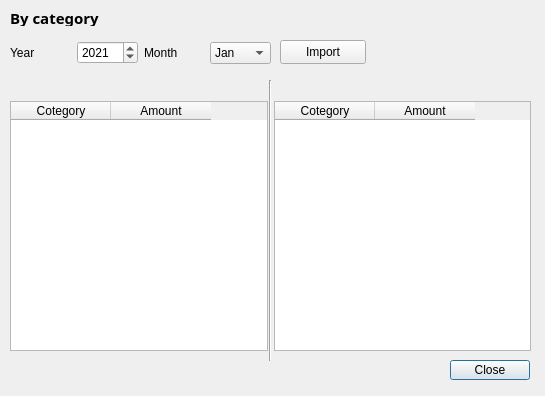
<?xml version="1.0" encoding="UTF-8"?>
<ui version="4.0">
 <class>Monitoring3</class>
 <widget class="QDialog" name="Monitoring3">
  <property name="geometry">
   <rect>
    <x>0</x>
    <y>0</y>
    <width>545</width>
    <height>396</height>
   </rect>
  </property>
  <property name="windowTitle">
   <string>Dialog</string>
  </property>
  <widget class="Line" name="line">
   <property name="geometry">
    <rect>
     <x>260</x>
     <y>80</y>
     <width>20</width>
     <height>281</height>
    </rect>
   </property>
   <property name="orientation">
    <enum>Qt::Vertical</enum>
   </property>
  </widget>
  <widget class="QWidget" name="layoutWidget">
   <property name="geometry">
    <rect>
     <x>10</x>
     <y>40</y>
     <width>261</width>
     <height>26</height>
    </rect>
   </property>
   <layout class="QHBoxLayout" name="horizontalLayout">
    <item>
     <widget class="QLabel" name="year_label">
      <property name="text">
       <string>Year</string>
      </property>
     </widget>
    </item>
    <item>
     <widget class="QSpinBox" name="YearspinBox">
      <property name="minimum">
       <number>2000</number>
      </property>
      <property name="maximum">
       <number>2030</number>
      </property>
      <property name="value">
       <number>2021</number>
      </property>
     </widget>
    </item>
    <item>
     <widget class="QLabel" name="month_label">
      <property name="text">
       <string>Month</string>
      </property>
     </widget>
    </item>
    <item>
     <widget class="QComboBox" name="monthspinBox">
      <item>
       <property name="text">
        <string>Jan</string>
       </property>
      </item>
      <item>
       <property name="text">
        <string>Feb</string>
       </property>
      </item>
      <item>
       <property name="text">
        <string>Mar</string>
       </property>
      </item>
      <item>
       <property name="text">
        <string>Apr</string>
       </property>
      </item>
      <item>
       <property name="text">
        <string>May</string>
       </property>
      </item>
      <item>
       <property name="text">
        <string>Jun</string>
       </property>
      </item>
      <item>
       <property name="text">
        <string>July</string>
       </property>
      </item>
      <item>
       <property name="text">
        <string>Aug</string>
       </property>
      </item>
      <item>
       <property name="text">
        <string>Sep</string>
       </property>
      </item>
      <item>
       <property name="text">
        <string>Oct</string>
       </property>
      </item>
      <item>
       <property name="text">
        <string>Nov</string>
       </property>
      </item>
      <item>
       <property name="text">
        <string>Dec</string>
       </property>
      </item>
     </widget>
    </item>
   </layout>
  </widget>
  <widget class="QLabel" name="category">
   <property name="geometry">
    <rect>
     <x>10</x>
     <y>10</y>
     <width>91</width>
     <height>16</height>
    </rect>
   </property>
   <property name="font">
    <font>
     <family>Agency FB</family>
     <pointsize>11</pointsize>
     <weight>75</weight>
     <bold>true</bold>
    </font>
   </property>
   <property name="text">
    <string>By category</string>
   </property>
  </widget>
  <widget class="QPushButton" name="cancleButton">
   <property name="geometry">
    <rect>
     <x>450</x>
     <y>360</y>
     <width>80</width>
     <height>20</height>
    </rect>
   </property>
   <property name="text">
    <string>Close</string>
   </property>
  </widget>
  <widget class="QPushButton" name="pushButton">
   <property name="geometry">
    <rect>
     <x>280</x>
     <y>40</y>
     <width>86</width>
     <height>24</height>
    </rect>
   </property>
   <property name="text">
    <string>Import</string>
   </property>
  </widget>
  <widget class="QWidget" name="">
   <property name="geometry">
    <rect>
     <x>10</x>
     <y>80</y>
     <width>521</width>
     <height>271</height>
    </rect>
   </property>
   <layout class="QVBoxLayout" name="verticalLayout">
    <item>
     <layout class="QHBoxLayout" name="horizontalLayout_2">
      <item>
       <widget class="QLabel" name="plan_label">
        <property name="font">
         <font>
          <family>굴림</family>
          <pointsize>8</pointsize>
         </font>
        </property>
        <property name="text">
         <string>&lt;Plan&gt;</string>
        </property>
       </widget>
      </item>
      <item>
       <widget class="QLabel" name="expense_label">
        <property name="font">
         <font>
          <family>굴림</family>
          <pointsize>8</pointsize>
         </font>
        </property>
        <property name="text">
         <string>&lt;Expense&gt;</string>
        </property>
       </widget>
      </item>
     </layout>
    </item>
    <item>
     <layout class="QHBoxLayout" name="horizontalLayout_3">
      <item>
       <widget class="QTableWidget" name="Plantable">
        <column>
         <property name="text">
          <string>Cotegory</string>
         </property>
        </column>
        <column>
         <property name="text">
          <string>Amount</string>
         </property>
        </column>
       </widget>
      </item>
      <item>
       <widget class="QTableWidget" name="Expensetable">
        <column>
         <property name="text">
          <string>Cotegory</string>
         </property>
        </column>
        <column>
         <property name="text">
          <string>Amount</string>
         </property>
        </column>
       </widget>
      </item>
     </layout>
    </item>
   </layout>
  </widget>
 </widget>
 <resources/>
 <connections/>
</ui>
